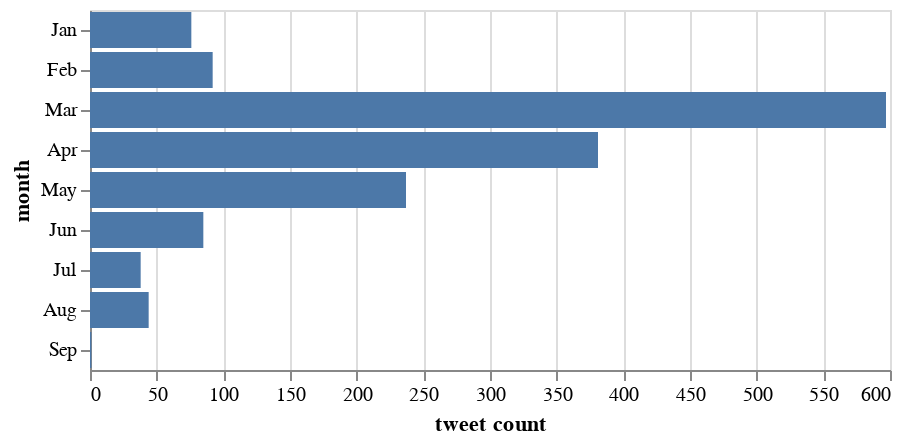

Write notebook code for a chart like this one.
### Markdown cell above
The bar chart is created:

### Code cell
df = pd.DataFrame.from_dict(count, orient='index').reset_index()
df = df.rename(columns={'index':'month', 0:'tweet count'})

chart = alt.Chart(df).mark_bar().encode(
    x='tweet count',
    y=alt.X('month',sort = ['Jan','Feb','Mar','Apr','May','Jun','Jul','Aug','Sep'])
)

chart

#Questo fighissimo https://altair-viz.github.io/gallery/multiline_tooltip.html

### Figure 1 — Vega-Lite specification as saved in the notebook (floating-point values rounded to 4 significant figures)
{"config": {"view": {"continuousWidth": 400, "continuousHeight": 300}}, "data": {"name": "data-f1eeb556055013c3d3f86a5e154ba571"}, "mark": "bar", "encoding": {"x": {"type": "quantitative", "field": "tweet count"}, "y": {"type": "nominal", "field": "month", "sort": ["Jan", "Feb", "Mar", "Apr", "May", "Jun", "Jul", "Aug", "Sep"]}}, "$schema": "https://vega.github.io/schema/vega-lite/v4.8.1.json", "datasets": {"data-f1eeb556055013c3d3f86a5e154ba571": [{"month": "Feb", "tweet count": 92}, {"month": "Mar", "tweet count": 597}, {"month": "Apr", "tweet count": 381}, {"month": "May", "tweet count": 237}, {"month": "Jun", "tweet count": 85}, {"month": "Jul", "tweet count": 38}, {"month": "Aug", "tweet count": 44}, {"month": "Jan", "tweet count": 76}, {"month": "Sep", "tweet count": 1}]}}
